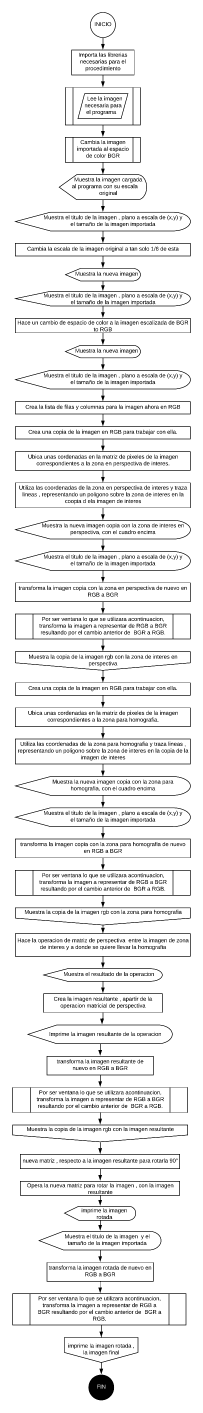
#> input picture Laboratorio 4 Cuatro/Diagrama en blanco.png, 609 x 4238 px (shown at 1/3 size)
$ jupyter execute 'VA - Diagramas de Flujo.ipynb'
#> lines starting #> are read from the running program, lines starting #| are printed output that depends on the picture
## DIAGRAMAS DE FLUJO DE LOS PROGRAMAS

### Diagrama de flujo del primer programa

[cell 1]
import cv2
import matplotlib
from matplotlib import colors
from matplotlib import pyplot as plt
import numpy as np
import matplotlib.pyplot as plt

imagenD = cv2.imread('Diagrama en blanco.png')
#> imagenD is the input picture: shape (4238, 609, 3); min 0, max 255, mean 237.6
imgD_rgb = cv2.cvtColor(imagenD, cv2.COLOR_BGR2RGB)

plt.figure()
plt.title('Diagrama de Flujo rimer programa Guia No. 4 tamaño original')

plt.xticks([]), plt.yticks([])
plt.imshow(imagenD)
plt.show()
rows6,cols6,ch6 = imagenD.shape
#> rows6 = 4238; cols6 = 609; ch6 = 3
print("Tamaño de imagen:",rows6,"x",cols6)
#| Tamaño de imagen: 4238 x 609

scale = 5
img_S = cv2.resize(imgD_rgb, None,fx=1./scale, fy=1./scale, interpolation=cv2.INTER_LANCZOS4)
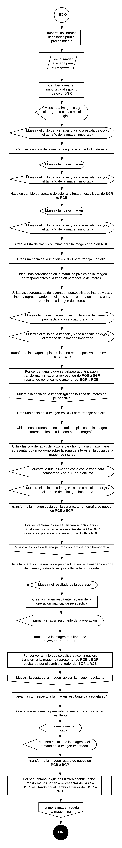
#> img_S: shape (848, 122, 3); min 0, max 255, mean 239.4

plt.figure()
plt.title('Diagrama de Flujo primer programa Guia No. 4 Escalado a 1/5')
plt.xticks([]), plt.yticks([])
plt.imshow(img_S)
plt.show()
rows7,cols7,ch7 = img_S.shape
#> rows7 = 848; cols7 = 122; ch7 = 3
print("Tamaño de imagen:",rows7,"x",cols7)
#| Tamaño de imagen: 848 x 122

img_VV = cv2.cvtColor(img_S, cv2.COLOR_BGR2RGB)

cv2.imshow('Resultado de Homografia', img_VV)
cv2.waitKey()
cv2.destroyAllWindows()

### Diagrama de flujo del segundo programa

[cell 2]
import cv2
import matplotlib
from matplotlib import colors
from matplotlib import pyplot as plt
import numpy as np
import matplotlib.pyplot as plt

imagenD = cv2.imread('GUIA4 segundopunto.png')
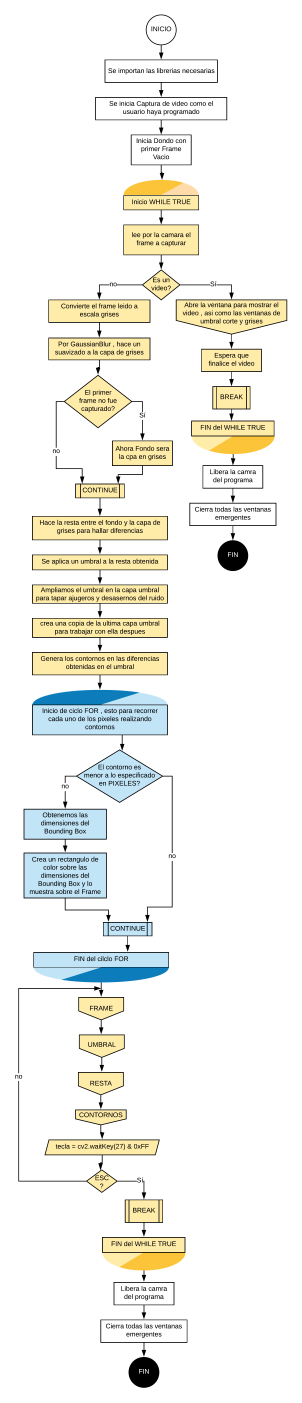
#> input picture Laboratorio 4 Cuatro/GUIA4 segundopunto.png, 1509 x 7013 px (shown at 1/5 size)
#> imagenD is the input picture: shape (7013, 1509, 3); mean B, G, R 237.3, 242.6, 242.7
imgD_rgb = cv2.cvtColor(imagenD, cv2.COLOR_BGR2RGB)

plt.figure()
plt.title('Diagrama de Flujo segundo programa Guia No. 4 tamaño original')

plt.xticks([]), plt.yticks([])
plt.imshow(imagenD)
plt.show()
rows6,cols6,ch6 = imagenD.shape
#> rows6 = 7013; cols6 = 1509
print("Tamaño de imagen:",rows6,"x",cols6)
#| Tamaño de imagen: 7013 x 1509

scale = 7
img_S = cv2.resize(imgD_rgb, None,fx=1./scale, fy=1./scale, interpolation=cv2.INTER_LANCZOS4)
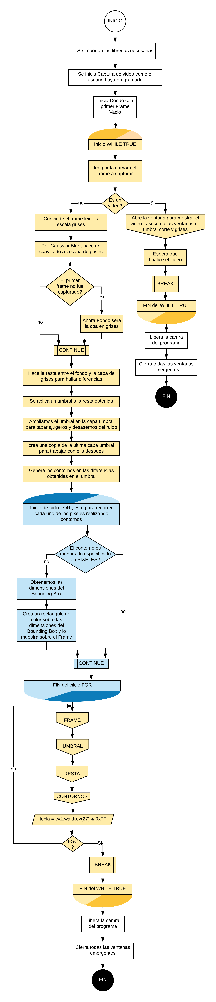
#> img_S: shape (1002, 216, 3); mean R, G, B 242.9, 242.8, 237.6

plt.figure()
plt.title('Diagrama de Flujo segundo programa Guia No. 4 Escalado a 1/7')
plt.xticks([]), plt.yticks([])
plt.imshow(img_S)
plt.show()
rows7,cols7,ch7 = img_S.shape
#> rows7 = 1002; cols7 = 216
print("Tamaño de imagen:",rows7,"x",cols7)
#| Tamaño de imagen: 1002 x 216

img_VV = cv2.cvtColor(img_S, cv2.COLOR_BGR2RGB)

cv2.imshow('Resultado de Homografia', img_VV)
cv2.waitKey()
cv2.destroyAllWindows()

### Diagrama de flujo del tercer programa

[cell 3]
import cv2
import matplotlib
from matplotlib import colors
from matplotlib import pyplot as plt
import numpy as np
import matplotlib.pyplot as plt

imagenD = cv2.imread('Diagrama tercer punto guia 4.png')
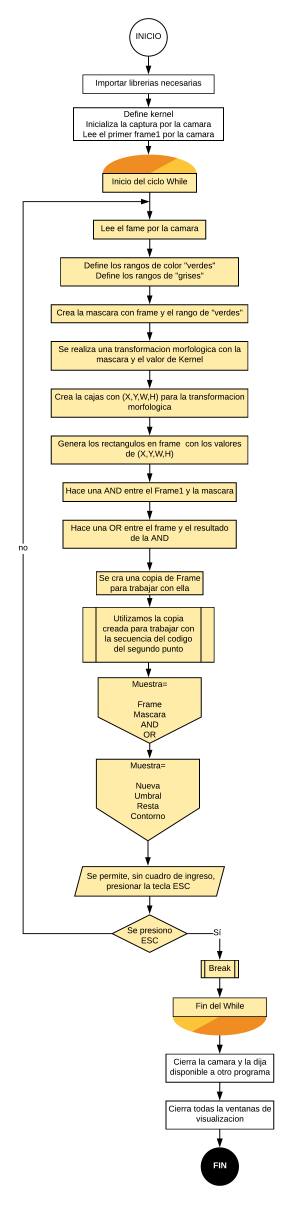
#> input picture Laboratorio 4 Cuatro/Diagrama tercer punto guia 4.png, 1172 x 4817 px (shown at 1/4 size)
#> imagenD is the input picture: shape (4817, 1172, 3); mean B, G, R 227.5, 239.6, 243.5
imgD_rgb = cv2.cvtColor(imagenD, cv2.COLOR_BGR2RGB)
#> imgD_rgb: shape (4817, 1172, 3)

plt.figure()
plt.title('Diagrama de Flujo tercer programa Guia No. 4 tamaño original')

plt.xticks([]), plt.yticks([])
plt.imshow(imagenD)
plt.show()
rows6,cols6,ch6 = imagenD.shape
#> rows6 = 4817; cols6 = 1172
print("Tamaño de imagen:",rows6,"x",cols6)
#| Tamaño de imagen: 4817 x 1172

scale = 5
img_S = cv2.resize(imgD_rgb, None,fx=1./scale, fy=1./scale, interpolation=cv2.INTER_LANCZOS4)
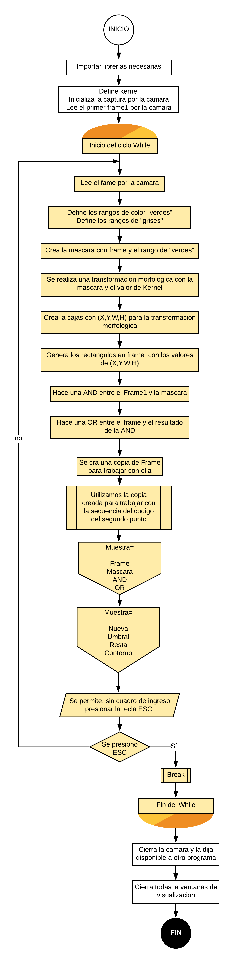
#> img_S: shape (963, 234, 3); mean R, G, B 242.5, 238.7, 226.7

plt.figure()
plt.title('Diagrama de Flujo tercer programa Guia No. 4 Escalado a 1/5')
plt.xticks([]), plt.yticks([])
plt.imshow(img_S)
plt.show()
rows7,cols7,ch7 = img_S.shape
#> rows7 = 963; cols7 = 234
print("Tamaño de imagen:",rows7,"x",cols7)
#| Tamaño de imagen: 963 x 234

img_VV = cv2.cvtColor(img_S, cv2.COLOR_BGR2RGB)
#> img_VV: shape (963, 234, 3)

cv2.imshow('Resultado de Homografia', img_VV)
cv2.waitKey()
cv2.destroyAllWindows()
